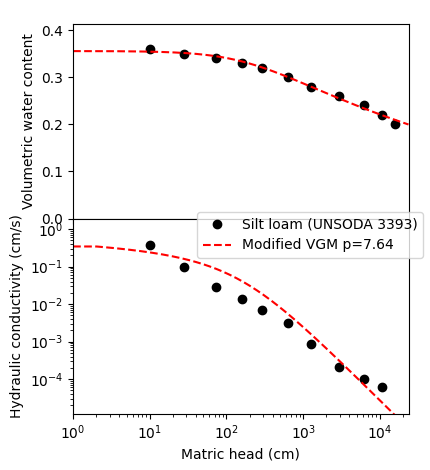

The Python source for this figure:
import numpy as np
import pandas as pd
import unsatfit

### Specify file names ###
DATA_SWRC = 'ht3393.csv'
DATA_HCC = 'hk3393.csv'
FIG = 'VG-Mualem.png'
### Read data from csv file ###
ht = pd.read_csv(DATA_SWRC, comment='#')
h_t = np.array(ht['h'])
theta = np.array(ht['theta'])
ht = pd.read_csv(DATA_HCC, comment='#')
h_k = np.array(ht['h'])
k = np.array(ht['K'])
### Optimize parameters ###
f = unsatfit.Fit()  # Create instance for fitting
f.swrc = (h_t, theta)  # Data of soil water retention
f.unsat = (h_k, k)  # Data of unsaturated hydraulic conductivity
wrf = f.get_wrf_vg()  # Get water retention paramters
n = 1/(1-wrf[3])
print('Water retention parameters with m=1-1/n (q=1)')
print('qs = {0:.3f} qr = {1:.3f} a = {2:.3} m = {3:.3}'.format(*wrf[:4]))
model = 'VG-Mualem'
f.set_model('VG', const=[wrf, 'r=1'])  # Set model and constant parameters
if n < 2:
    f.modified_model(2)
    model = 'Modified VGM'
    print('Modified VG model with hs=2cm is used because n<2')
f.ini = (max(k), 1.5)  # Set initial paramter
f.b_ks = (max(k)*0.9, max(k)*5)  # Set bound for Ks
f.optimize()  # Optimize
if not f.success:
    print(f.message)
    exit(1)
ks, p = f.fitted  # Get result
print('Hydraulic conductivity parameters')
print(f.message)  # Show result
### Save figure ###
f.label_head = 'Matric head (cm)'
f.label_theta = 'Volumetric water content'
f.label_k = 'Hydraulic conductivity (cm/s)'
f.data_legend = 'Silt loam (UNSODA 3393)'
f.line_legend = '{0} p={1:.2f}'.format(model, p)
f.legend_loc = 'center right'
f.save_fig = True
f.filename = FIG
f.plot()
